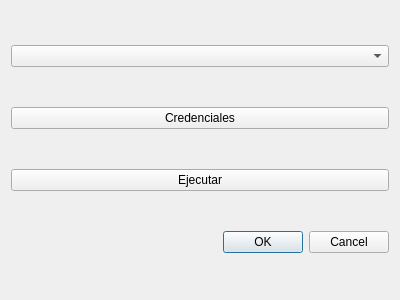
<?xml version="1.0" encoding="UTF-8"?>
<ui version="4.0">
 <class>validateDialogBase</class>
 <widget class="QDialog" name="validateDialogBase">
  <property name="geometry">
   <rect>
    <x>0</x>
    <y>0</y>
    <width>400</width>
    <height>300</height>
   </rect>
  </property>
  <property name="windowTitle">
   <string>Validaciones Servinfomacion</string>
  </property>
  <layout class="QVBoxLayout" name="verticalLayout">
   <item>
    <widget class="QgsMapLayerComboBox" name="mMapLayerComboBox"/>
   </item>
   <item>
    <widget class="QPushButton" name="pushButton_2">
     <property name="text">
      <string>Credenciales</string>
     </property>
    </widget>
   </item>
   <item>
    <widget class="QPushButton" name="pushButton">
     <property name="text">
      <string>Ejecutar</string>
     </property>
    </widget>
   </item>
   <item>
    <widget class="QDialogButtonBox" name="button_box">
     <property name="orientation">
      <enum>Qt::Horizontal</enum>
     </property>
     <property name="standardButtons">
      <set>QDialogButtonBox::Cancel|QDialogButtonBox::Ok</set>
     </property>
    </widget>
   </item>
  </layout>
 </widget>
 <customwidgets>
  <customwidget>
   <class>QgsMapLayerComboBox</class>
   <extends>QComboBox</extends>
   <header>qgsmaplayercombobox.h</header>
  </customwidget>
 </customwidgets>
 <resources/>
 <connections>
  <connection>
   <sender>button_box</sender>
   <signal>accepted()</signal>
   <receiver>validateDialogBase</receiver>
   <slot>accept()</slot>
   <hints>
    <hint type="sourcelabel">
     <x>20</x>
     <y>20</y>
    </hint>
    <hint type="destinationlabel">
     <x>20</x>
     <y>20</y>
    </hint>
   </hints>
  </connection>
  <connection>
   <sender>button_box</sender>
   <signal>rejected()</signal>
   <receiver>validateDialogBase</receiver>
   <slot>reject()</slot>
   <hints>
    <hint type="sourcelabel">
     <x>20</x>
     <y>20</y>
    </hint>
    <hint type="destinationlabel">
     <x>20</x>
     <y>20</y>
    </hint>
   </hints>
  </connection>
 </connections>
</ui>
